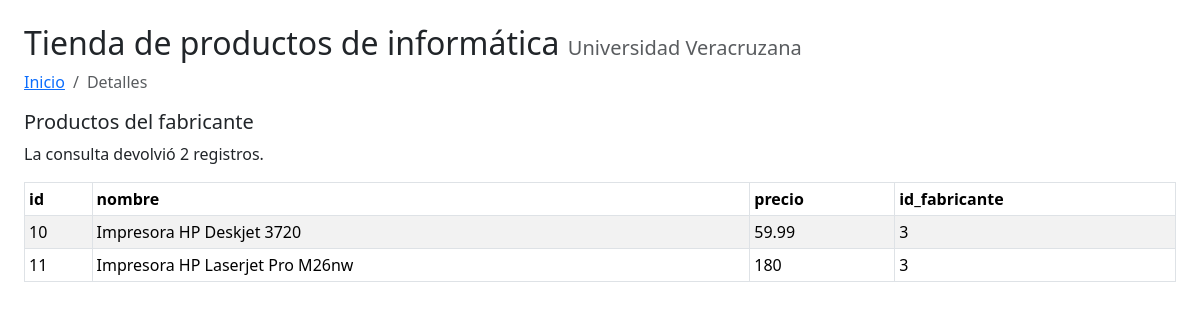
Page /productos.php?id=3 on the committed database.
### tables this page shows
CREATE TABLE producto ( 
  id INT UNSIGNED AUTO_INCREMENT PRIMARY KEY, 
  nombre VARCHAR(100) NOT NULL, 
  precio DOUBLE NOT NULL, 
  id_fabricante INT UNSIGNED NOT NULL, 
  FOREIGN KEY (id_fabricante) REFERENCES fabricante(id) 
);

### productos.php (the view, shortened to what this page needs)
<!DOCTYPE html>
<html lang="en">
<head>
    <link href="https://cdn.jsdelivr.net/npm/bootstrap@5.3.2/dist/css/bootstrap.min.css" rel="stylesheet">
</head>
<body class="m-4">
    <h2>Tienda de productos de informática <small class="text-muted fs-5">Universidad Veracruzana</small></h2>
    <nav aria-label="breadcrumb">
        <ol class="breadcrumb">
            <li class="breadcrumb-item"><a href="index.php">Inicio</a></li>
            <li class="breadcrumb-item active" aria-current="page">Detalles</li>
        </ol>
    </nav>
    <?php
    $tienda = new Tienda();
    $mysqli = $tienda->obten_conexion();
    $consulta = "SELECT * FROM producto WHERE id_fabricante=" . $_GET["id"];
    $sentencia = $mysqli->multi_query($consulta);
    $resultado = $mysqli->store_result();
    echo "<h5>Productos del fabricante</h5>";
    echo '<p>La consulta devolvió ' . $resultado->num_rows . ' registros.</p>';
    $i = 0;
    echo '<table class="table table-sm table-striped table-bordered">';
    while ($fila = $resultado->fetch_assoc()) :
        if ($i == 0) {
            echo "<thead><tr>";
            foreach (array_keys($fila) as $columna) {
                echo "<th>{$columna}</th>";
            }
            echo "</tr></thead><tbody>";
        }
        echo "<tr>";
        foreach ($fila as $dato) {
            echo "<td>{$dato}</td>";
        }
        echo "</tr>";
        $i++;
    endwhile;
    echo '</tbody></table>';
    ?>
</body>
</html>

### rows in the picture
producto: columna "id", columna "nombre", columna "precio", columna "id_fabricante", id "10", nombre "Impresora HP Deskjet 3720", precio "59.99", id_fabricante "3"
producto: id "11", nombre "Impresora HP Laserjet Pro M26nw", precio "180", id_fabricante "3"

### other values in the picture
$resultado->num_rows "2"
